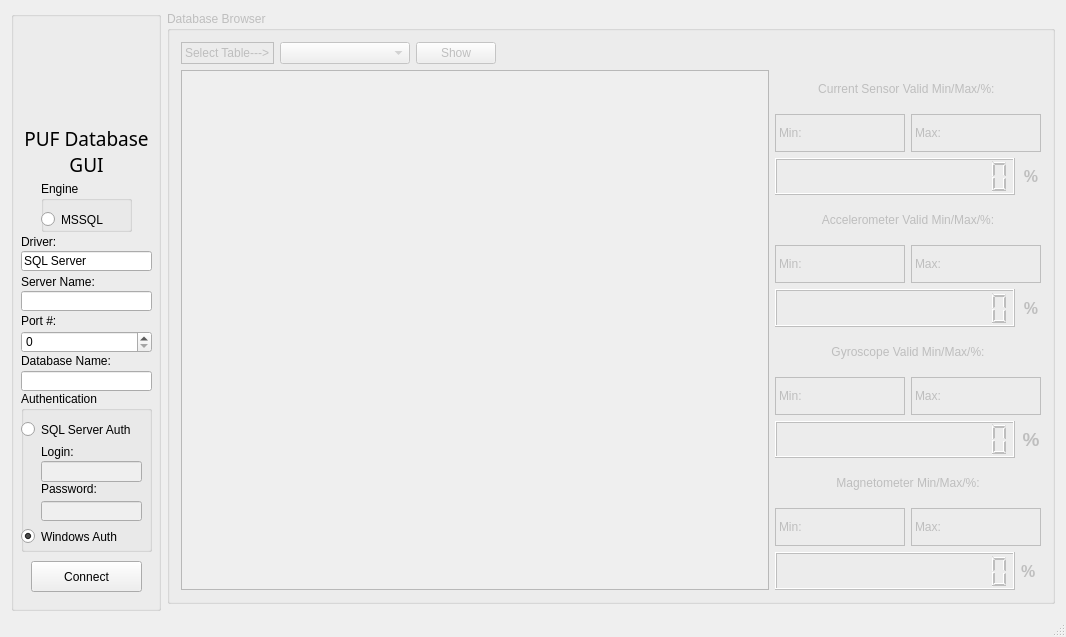
<?xml version="1.0" encoding="UTF-8"?>
<ui version="4.0">
 <class>MainWindow</class>
 <widget class="QMainWindow" name="MainWindow">
  <property name="geometry">
   <rect>
    <x>0</x>
    <y>0</y>
    <width>1066</width>
    <height>637</height>
   </rect>
  </property>
  <property name="sizePolicy">
   <sizepolicy hsizetype="MinimumExpanding" vsizetype="MinimumExpanding">
    <horstretch>0</horstretch>
    <verstretch>0</verstretch>
   </sizepolicy>
  </property>
  <property name="minimumSize">
   <size>
    <width>690</width>
    <height>483</height>
   </size>
  </property>
  <property name="windowTitle">
   <string>Qt SQL Example</string>
  </property>
  <property name="windowIcon">
   <iconset resource="../res/icons.qrc">
    <normaloff>:/icons/database.ico</normaloff>:/icons/database.ico</iconset>
  </property>
  <widget class="QWidget" name="centralWidget">
   <layout class="QHBoxLayout" name="horizontalLayout_4">
    <item>
     <layout class="QVBoxLayout" name="verticalLayout_2">
      <item>
       <widget class="QGroupBox" name="groupBox_sql_connect">
        <property name="sizePolicy">
         <sizepolicy hsizetype="Fixed" vsizetype="Fixed">
          <horstretch>0</horstretch>
          <verstretch>0</verstretch>
         </sizepolicy>
        </property>
        <property name="minimumSize">
         <size>
          <width>150</width>
          <height>600</height>
         </size>
        </property>
        <property name="font">
         <font>
          <bold>false</bold>
         </font>
        </property>
        <property name="title">
         <string/>
        </property>
        <property name="flat">
         <bool>false</bool>
        </property>
        <property name="checkable">
         <bool>false</bool>
        </property>
        <widget class="QGroupBox" name="groupBox_authentication">
         <property name="geometry">
          <rect>
           <x>10</x>
           <y>380</y>
           <width>131</width>
           <height>161</height>
          </rect>
         </property>
         <property name="title">
          <string>Authentication</string>
         </property>
         <widget class="QLineEdit" name="lineEdit_login">
          <property name="enabled">
           <bool>false</bool>
          </property>
          <property name="geometry">
           <rect>
            <x>20</x>
            <y>70</y>
            <width>101</width>
            <height>21</height>
           </rect>
          </property>
          <property name="text">
           <string/>
          </property>
         </widget>
         <widget class="QRadioButton" name="radio_sql_authentication">
          <property name="geometry">
           <rect>
            <x>0</x>
            <y>30</y>
            <width>131</width>
            <height>17</height>
           </rect>
          </property>
          <property name="sizePolicy">
           <sizepolicy hsizetype="Expanding" vsizetype="Fixed">
            <horstretch>0</horstretch>
            <verstretch>0</verstretch>
           </sizepolicy>
          </property>
          <property name="text">
           <string>SQL Server Auth</string>
          </property>
          <property name="checked">
           <bool>false</bool>
          </property>
         </widget>
         <widget class="QRadioButton" name="radio_windows_authentication">
          <property name="geometry">
           <rect>
            <x>0</x>
            <y>130</y>
            <width>121</width>
            <height>31</height>
           </rect>
          </property>
          <property name="sizePolicy">
           <sizepolicy hsizetype="Expanding" vsizetype="Fixed">
            <horstretch>0</horstretch>
            <verstretch>0</verstretch>
           </sizepolicy>
          </property>
          <property name="font">
           <font>
            <pointsize>9</pointsize>
            <bold>false</bold>
           </font>
          </property>
          <property name="text">
           <string>Windows Auth</string>
          </property>
          <property name="checked">
           <bool>true</bool>
          </property>
         </widget>
         <widget class="QLineEdit" name="lineEdit_password">
          <property name="enabled">
           <bool>false</bool>
          </property>
          <property name="geometry">
           <rect>
            <x>20</x>
            <y>110</y>
            <width>101</width>
            <height>20</height>
           </rect>
          </property>
          <property name="text">
           <string/>
          </property>
          <property name="echoMode">
           <enum>QLineEdit::Password</enum>
          </property>
         </widget>
         <widget class="QLabel" name="label">
          <property name="geometry">
           <rect>
            <x>20</x>
            <y>50</y>
            <width>51</width>
            <height>21</height>
           </rect>
          </property>
          <property name="text">
           <string>Login:</string>
          </property>
         </widget>
         <widget class="QLabel" name="label_2">
          <property name="geometry">
           <rect>
            <x>20</x>
            <y>90</y>
            <width>71</width>
            <height>16</height>
           </rect>
          </property>
          <property name="text">
           <string>Password:</string>
          </property>
         </widget>
        </widget>
        <widget class="QPushButton" name="button_connect">
         <property name="geometry">
          <rect>
           <x>20</x>
           <y>550</y>
           <width>111</width>
           <height>31</height>
          </rect>
         </property>
         <property name="text">
          <string>Connect</string>
         </property>
         <property name="autoDefault">
          <bool>true</bool>
         </property>
        </widget>
        <widget class="QLabel" name="label_3">
         <property name="geometry">
          <rect>
           <x>10</x>
           <y>260</y>
           <width>101</width>
           <height>21</height>
          </rect>
         </property>
         <property name="text">
          <string>Server Name:</string>
         </property>
        </widget>
        <widget class="QLineEdit" name="lineEdit_database_name">
         <property name="geometry">
          <rect>
           <x>10</x>
           <y>360</y>
           <width>131</width>
           <height>20</height>
          </rect>
         </property>
         <property name="text">
          <string/>
         </property>
        </widget>
        <widget class="QLabel" name="label_4">
         <property name="geometry">
          <rect>
           <x>10</x>
           <y>340</y>
           <width>121</width>
           <height>20</height>
          </rect>
         </property>
         <property name="text">
          <string>Database Name:</string>
         </property>
        </widget>
        <widget class="QLabel" name="label_6">
         <property name="geometry">
          <rect>
           <x>10</x>
           <y>300</y>
           <width>41</width>
           <height>20</height>
          </rect>
         </property>
         <property name="text">
          <string>Port #:</string>
         </property>
        </widget>
        <widget class="QSpinBox" name="spinBox_server_port">
         <property name="geometry">
          <rect>
           <x>10</x>
           <y>320</y>
           <width>131</width>
           <height>22</height>
          </rect>
         </property>
         <property name="toolTip">
          <string>Default: MySQL 3306; MSSQL 1433</string>
         </property>
         <property name="maximum">
          <number>65535</number>
         </property>
         <property name="value">
          <number>0</number>
         </property>
        </widget>
        <widget class="QLabel" name="label_9">
         <property name="geometry">
          <rect>
           <x>10</x>
           <y>220</y>
           <width>51</width>
           <height>21</height>
          </rect>
         </property>
         <property name="text">
          <string>Driver:</string>
         </property>
        </widget>
        <widget class="QLineEdit" name="lineEdit_driver">
         <property name="geometry">
          <rect>
           <x>10</x>
           <y>240</y>
           <width>131</width>
           <height>20</height>
          </rect>
         </property>
         <property name="toolTip">
          <string>For ODBC/MSSQL: &quot;SQL Server&quot; (Windows), &quot;ODBC Driver 13 for SQL Server&quot; (unix), etc.</string>
         </property>
         <property name="text">
          <string>SQL Server</string>
         </property>
        </widget>
        <widget class="QGroupBox" name="groupBox_engine">
         <property name="geometry">
          <rect>
           <x>30</x>
           <y>170</y>
           <width>91</width>
           <height>51</height>
          </rect>
         </property>
         <property name="title">
          <string>Engine</string>
         </property>
         <widget class="QRadioButton" name="radio_mssql">
          <property name="geometry">
           <rect>
            <x>0</x>
            <y>30</y>
            <width>82</width>
            <height>17</height>
           </rect>
          </property>
          <property name="text">
           <string>MSSQL</string>
          </property>
         </widget>
        </widget>
        <widget class="QLabel" name="label_logo_icon">
         <property name="geometry">
          <rect>
           <x>10</x>
           <y>0</y>
           <width>128</width>
           <height>128</height>
          </rect>
         </property>
         <property name="maximumSize">
          <size>
           <width>150</width>
           <height>150</height>
          </size>
         </property>
         <property name="layoutDirection">
          <enum>Qt::LeftToRight</enum>
         </property>
         <property name="frameShape">
          <enum>QFrame::NoFrame</enum>
         </property>
         <property name="frameShadow">
          <enum>QFrame::Raised</enum>
         </property>
         <property name="text">
          <string notr="true"/>
         </property>
         <property name="pixmap">
          <pixmap resource="../res/icons.qrc">:/icons/logo.ico</pixmap>
         </property>
         <property name="scaledContents">
          <bool>true</bool>
         </property>
         <property name="alignment">
          <set>Qt::AlignRight|Qt::AlignTrailing|Qt::AlignVCenter</set>
         </property>
         <property name="wordWrap">
          <bool>false</bool>
         </property>
         <property name="margin">
          <number>20</number>
         </property>
         <property name="indent">
          <number>-1</number>
         </property>
        </widget>
        <widget class="QLineEdit" name="lineEdit_server_address">
         <property name="geometry">
          <rect>
           <x>10</x>
           <y>280</y>
           <width>131</width>
           <height>20</height>
          </rect>
         </property>
         <property name="text">
          <string/>
         </property>
        </widget>
        <widget class="QLabel" name="label_7">
         <property name="geometry">
          <rect>
           <x>0</x>
           <y>110</y>
           <width>151</width>
           <height>61</height>
          </rect>
         </property>
         <property name="font">
          <font>
           <family>Bodoni MT</family>
           <pointsize>14</pointsize>
           <bold>false</bold>
          </font>
         </property>
         <property name="text">
          <string>PUF Database GUI</string>
         </property>
         <property name="alignment">
          <set>Qt::AlignCenter</set>
         </property>
         <property name="wordWrap">
          <bool>true</bool>
         </property>
        </widget>
       </widget>
      </item>
      <item>
       <spacer name="verticalSpacer">
        <property name="orientation">
         <enum>Qt::Vertical</enum>
        </property>
        <property name="sizeHint" stdset="0">
         <size>
          <width>20</width>
          <height>40</height>
         </size>
        </property>
       </spacer>
      </item>
     </layout>
    </item>
    <item>
     <widget class="QGroupBox" name="groupBox_database_browser">
      <property name="enabled">
       <bool>false</bool>
      </property>
      <property name="sizePolicy">
       <sizepolicy hsizetype="MinimumExpanding" vsizetype="Expanding">
        <horstretch>0</horstretch>
        <verstretch>0</verstretch>
       </sizepolicy>
      </property>
      <property name="minimumSize">
       <size>
        <width>300</width>
        <height>300</height>
       </size>
      </property>
      <property name="title">
       <string>Database Browser </string>
      </property>
      <layout class="QGridLayout" name="gridLayout_2">
       <item row="1" column="0" colspan="4">
        <widget class="QTableView" name="tableView_database_table">
         <property name="sizePolicy">
          <sizepolicy hsizetype="Preferred" vsizetype="Preferred">
           <horstretch>0</horstretch>
           <verstretch>0</verstretch>
          </sizepolicy>
         </property>
         <property name="editTriggers">
          <set>QAbstractItemView::NoEditTriggers</set>
         </property>
         <property name="tabKeyNavigation">
          <bool>false</bool>
         </property>
         <property name="dragDropOverwriteMode">
          <bool>false</bool>
         </property>
         <property name="sortingEnabled">
          <bool>true</bool>
         </property>
         <attribute name="horizontalHeaderShowSortIndicator" stdset="0">
          <bool>false</bool>
         </attribute>
        </widget>
       </item>
       <item row="0" column="4">
        <spacer name="horizontalSpacer_2">
         <property name="orientation">
          <enum>Qt::Horizontal</enum>
         </property>
         <property name="sizeHint" stdset="0">
          <size>
           <width>40</width>
           <height>20</height>
          </size>
         </property>
        </spacer>
       </item>
       <item row="0" column="1">
        <widget class="QComboBox" name="comboBox_table_name">
         <property name="sizePolicy">
          <sizepolicy hsizetype="Fixed" vsizetype="Fixed">
           <horstretch>0</horstretch>
           <verstretch>0</verstretch>
          </sizepolicy>
         </property>
         <property name="minimumSize">
          <size>
           <width>130</width>
           <height>0</height>
          </size>
         </property>
         <property name="sizeIncrement">
          <size>
           <width>130</width>
           <height>0</height>
          </size>
         </property>
        </widget>
       </item>
       <item row="1" column="4">
        <layout class="QVBoxLayout" name="verticalLayout">
         <item>
          <widget class="QLabel" name="label_11">
           <property name="frameShape">
            <enum>QFrame::NoFrame</enum>
           </property>
           <property name="text">
            <string>Current Sensor Valid Min/Max/%: </string>
           </property>
           <property name="alignment">
            <set>Qt::AlignCenter</set>
           </property>
          </widget>
         </item>
         <item>
          <layout class="QHBoxLayout" name="horizontalLayout">
           <item>
            <widget class="QLabel" name="CS_MIN">
             <property name="frameShape">
              <enum>QFrame::Box</enum>
             </property>
             <property name="text">
              <string>Min: </string>
             </property>
            </widget>
           </item>
           <item>
            <widget class="QLabel" name="CS_MAX">
             <property name="frameShape">
              <enum>QFrame::Box</enum>
             </property>
             <property name="text">
              <string>Max: </string>
             </property>
            </widget>
           </item>
          </layout>
         </item>
         <item>
          <layout class="QHBoxLayout" name="horizontalLayout_6">
           <item>
            <widget class="QLCDNumber" name="CS_LCD">
             <property name="digitCount">
              <number>14</number>
             </property>
             <property name="segmentStyle">
              <enum>QLCDNumber::Filled</enum>
             </property>
            </widget>
           </item>
           <item>
            <widget class="QLabel" name="label_8">
             <property name="sizePolicy">
              <sizepolicy hsizetype="Preferred" vsizetype="Preferred">
               <horstretch>0</horstretch>
               <verstretch>0</verstretch>
              </sizepolicy>
             </property>
             <property name="maximumSize">
              <size>
               <width>20</width>
               <height>16777215</height>
              </size>
             </property>
             <property name="font">
              <font>
               <pointsize>12</pointsize>
               <bold>true</bold>
              </font>
             </property>
             <property name="text">
              <string>%</string>
             </property>
             <property name="scaledContents">
              <bool>false</bool>
             </property>
             <property name="alignment">
              <set>Qt::AlignCenter</set>
             </property>
             <property name="wordWrap">
              <bool>false</bool>
             </property>
            </widget>
           </item>
          </layout>
         </item>
         <item>
          <widget class="QLabel" name="label_12">
           <property name="text">
            <string>Accelerometer Valid Min/Max/%:</string>
           </property>
           <property name="alignment">
            <set>Qt::AlignCenter</set>
           </property>
          </widget>
         </item>
         <item>
          <layout class="QHBoxLayout" name="horizontalLayout_2">
           <item>
            <widget class="QLabel" name="label_14">
             <property name="frameShape">
              <enum>QFrame::Box</enum>
             </property>
             <property name="text">
              <string>Min: </string>
             </property>
            </widget>
           </item>
           <item>
            <widget class="QLabel" name="label_15">
             <property name="frameShape">
              <enum>QFrame::Box</enum>
             </property>
             <property name="text">
              <string>Max:</string>
             </property>
            </widget>
           </item>
          </layout>
         </item>
         <item>
          <layout class="QHBoxLayout" name="horizontalLayout_7">
           <item>
            <widget class="QLCDNumber" name="A_LCD">
             <property name="digitCount">
              <number>14</number>
             </property>
            </widget>
           </item>
           <item>
            <widget class="QLabel" name="label_10">
             <property name="sizePolicy">
              <sizepolicy hsizetype="Preferred" vsizetype="Preferred">
               <horstretch>0</horstretch>
               <verstretch>0</verstretch>
              </sizepolicy>
             </property>
             <property name="maximumSize">
              <size>
               <width>20</width>
               <height>16777215</height>
              </size>
             </property>
             <property name="font">
              <font>
               <pointsize>12</pointsize>
               <bold>true</bold>
              </font>
             </property>
             <property name="text">
              <string>%</string>
             </property>
             <property name="alignment">
              <set>Qt::AlignCenter</set>
             </property>
            </widget>
           </item>
          </layout>
         </item>
         <item>
          <widget class="QLabel" name="label_G">
           <property name="text">
            <string>Gyroscope Valid Min/Max/%:</string>
           </property>
           <property name="alignment">
            <set>Qt::AlignCenter</set>
           </property>
          </widget>
         </item>
         <item>
          <layout class="QHBoxLayout" name="horizontalLayout_3">
           <item>
            <widget class="QLabel" name="label_16">
             <property name="frameShape">
              <enum>QFrame::Box</enum>
             </property>
             <property name="text">
              <string>Min:</string>
             </property>
            </widget>
           </item>
           <item>
            <widget class="QLabel" name="label_17">
             <property name="frameShape">
              <enum>QFrame::Box</enum>
             </property>
             <property name="text">
              <string>Max:</string>
             </property>
            </widget>
           </item>
          </layout>
         </item>
         <item>
          <layout class="QHBoxLayout" name="horizontalLayout_8">
           <item>
            <widget class="QLCDNumber" name="G_LCD">
             <property name="digitCount">
              <number>14</number>
             </property>
            </widget>
           </item>
           <item>
            <widget class="QLabel" name="label_20">
             <property name="maximumSize">
              <size>
               <width>20</width>
               <height>16777215</height>
              </size>
             </property>
             <property name="font">
              <font>
               <pointsize>14</pointsize>
               <bold>true</bold>
              </font>
             </property>
             <property name="text">
              <string>%</string>
             </property>
             <property name="alignment">
              <set>Qt::AlignCenter</set>
             </property>
            </widget>
           </item>
          </layout>
         </item>
         <item>
          <widget class="QLabel" name="label_13">
           <property name="text">
            <string>Magnetometer Min/Max/%:</string>
           </property>
           <property name="alignment">
            <set>Qt::AlignCenter</set>
           </property>
          </widget>
         </item>
         <item>
          <layout class="QHBoxLayout" name="horizontalLayout_5">
           <item>
            <widget class="QLabel" name="label_18">
             <property name="frameShape">
              <enum>QFrame::Box</enum>
             </property>
             <property name="text">
              <string>Min:</string>
             </property>
            </widget>
           </item>
           <item>
            <widget class="QLabel" name="label_19">
             <property name="frameShape">
              <enum>QFrame::Box</enum>
             </property>
             <property name="text">
              <string>Max:</string>
             </property>
            </widget>
           </item>
          </layout>
         </item>
         <item>
          <layout class="QHBoxLayout" name="horizontalLayout_9">
           <item>
            <widget class="QLCDNumber" name="M_LCD">
             <property name="digitCount">
              <number>14</number>
             </property>
            </widget>
           </item>
           <item>
            <widget class="QLabel" name="label_21">
             <property name="maximumSize">
              <size>
               <width>20</width>
               <height>16777215</height>
              </size>
             </property>
             <property name="font">
              <font>
               <pointsize>12</pointsize>
               <bold>true</bold>
              </font>
             </property>
             <property name="text">
              <string>%</string>
             </property>
            </widget>
           </item>
          </layout>
         </item>
        </layout>
       </item>
       <item row="0" column="0">
        <widget class="QLabel" name="label_5">
         <property name="sizePolicy">
          <sizepolicy hsizetype="Preferred" vsizetype="Preferred">
           <horstretch>0</horstretch>
           <verstretch>0</verstretch>
          </sizepolicy>
         </property>
         <property name="frameShape">
          <enum>QFrame::Box</enum>
         </property>
         <property name="text">
          <string>Select Table---&gt;</string>
         </property>
        </widget>
       </item>
       <item row="0" column="3">
        <spacer name="horizontalSpacer">
         <property name="orientation">
          <enum>Qt::Horizontal</enum>
         </property>
         <property name="sizeHint" stdset="0">
          <size>
           <width>40</width>
           <height>20</height>
          </size>
         </property>
        </spacer>
       </item>
       <item row="0" column="2">
        <widget class="QPushButton" name="button_show_table">
         <property name="text">
          <string>Show</string>
         </property>
         <property name="autoDefault">
          <bool>true</bool>
         </property>
        </widget>
       </item>
      </layout>
     </widget>
    </item>
   </layout>
  </widget>
  <widget class="QStatusBar" name="statusBar"/>
 </widget>
 <layoutdefault spacing="6" margin="11"/>
 <tabstops>
  <tabstop>radio_mssql</tabstop>
  <tabstop>lineEdit_driver</tabstop>
  <tabstop>lineEdit_server_address</tabstop>
  <tabstop>spinBox_server_port</tabstop>
  <tabstop>radio_sql_authentication</tabstop>
  <tabstop>lineEdit_login</tabstop>
  <tabstop>lineEdit_password</tabstop>
  <tabstop>radio_windows_authentication</tabstop>
  <tabstop>lineEdit_database_name</tabstop>
  <tabstop>button_connect</tabstop>
  <tabstop>comboBox_table_name</tabstop>
  <tabstop>button_show_table</tabstop>
  <tabstop>tableView_database_table</tabstop>
 </tabstops>
 <resources>
  <include location="../res/icons.qrc"/>
 </resources>
 <connections/>
</ui>
